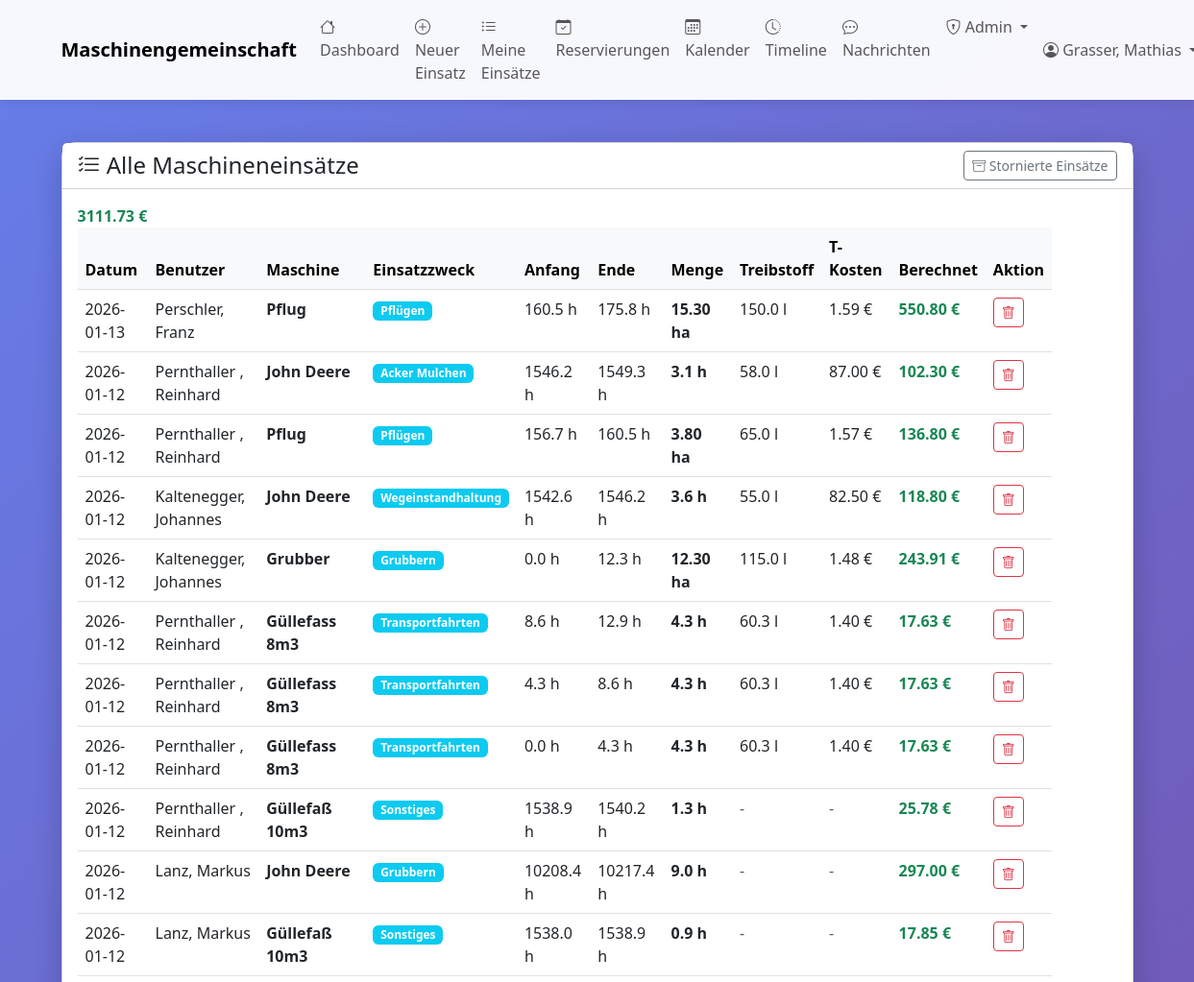
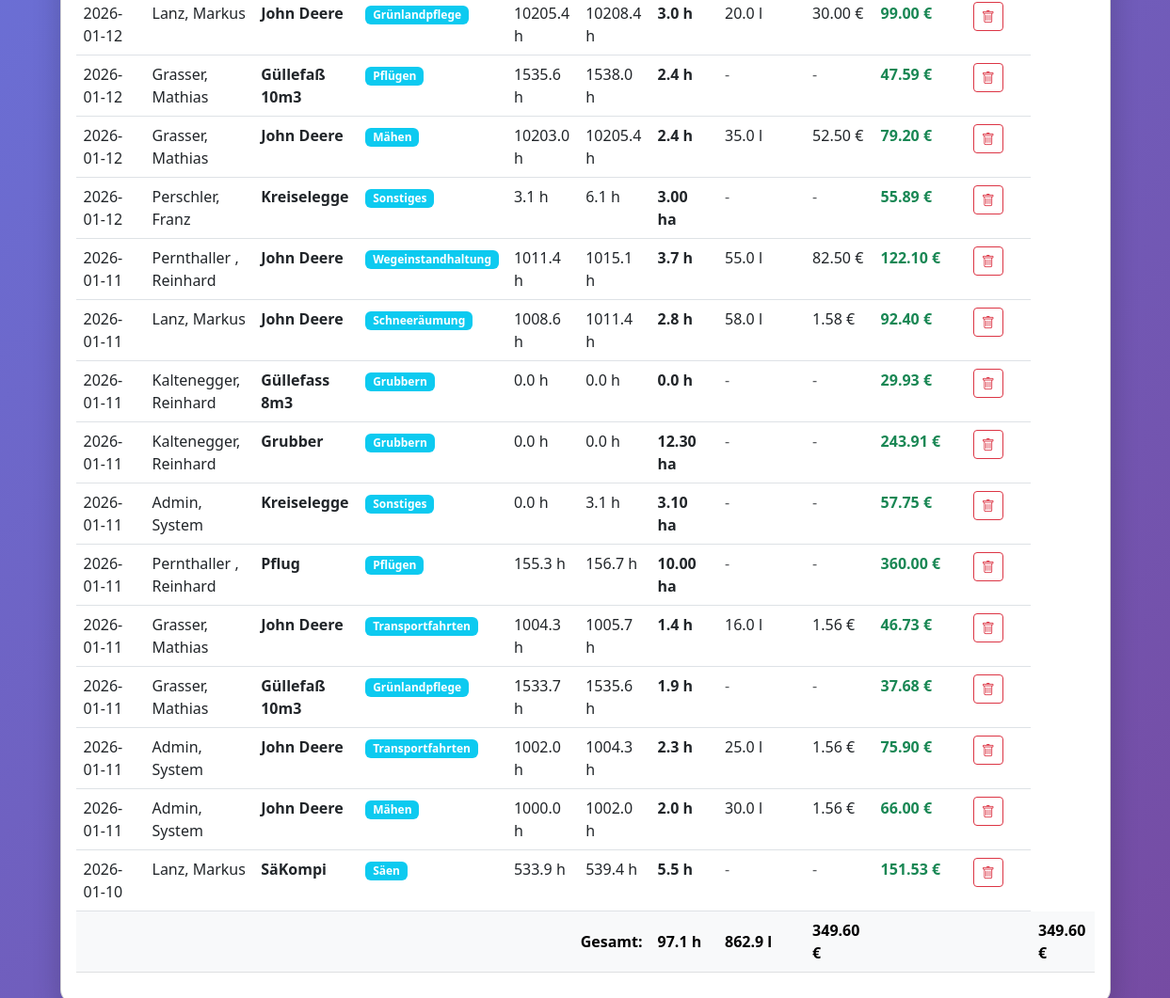
The app's page /admin/alle-einsaetze (signed in) with its own data (2 pictures, top to bottom).
### tables this page shows
CREATE TABLE maschinen (
    id INTEGER PRIMARY KEY AUTOINCREMENT,
    bezeichnung TEXT NOT NULL,
    hersteller TEXT,
    modell TEXT,
    baujahr INTEGER,
    kennzeichen TEXT,
    anschaffungsdatum DATE,
    stundenzaehler_aktuell REAL,
    naechste_wartung_bei REAL,
    aktiv BOOLEAN DEFAULT 1,
    bemerkungen TEXT
, abrechnungsart TEXT DEFAULT 'stunden', preis_pro_einheit REAL DEFAULT 0.0, wartungsintervall INTEGER DEFAULT 50, naechste_wartung REAL, anmerkungen TEXT, erfassungsmodus TEXT DEFAULT 'fortlaufend', gemeinschaft_id INTEGER DEFAULT 1 REFERENCES gemeinschaften(id), anschaffungspreis REAL DEFAULT 0.0, abschreibungsdauer_jahre INTEGER DEFAULT 10);

CREATE TABLE einsatzzwecke (
    id INTEGER PRIMARY KEY AUTOINCREMENT,
    bezeichnung TEXT NOT NULL UNIQUE,
    beschreibung TEXT,
    aktiv BOOLEAN DEFAULT 1
);

### web_app.py (the view)
@app.route('/admin/alle-einsaetze')
@admin_required
def admin_alle_einsaetze():
    with MaschinenDBContext(DB_PATH) as db:
        einsaetze = db.get_all_einsaetze()
    return render_template('admin_alle_einsaetze.html', einsaetze=einsaetze)

### database.py (called while the page is built)
    def connect(self):
        self.connection = sqlite3.connect(self.db_path)
        self.connection.row_factory = sqlite3.Row
        self.cursor = self.connection.cursor()

    def close(self):
        if self.connection:
            self.connection.close()

    def get_all_einsaetze(self, limit: int = None) -> List[Dict]:
        sql = "SELECT * FROM einsaetze_uebersicht"
        if limit:
            sql += f" LIMIT {limit}"
        self.cursor.execute(sql)
        return [dict(row) for row in self.cursor.fetchall()]

    def __enter__(self):
        self.connect()
        return self

    def __exit__(self, exc_type, exc_val, exc_tb):
        if exc_type is None:
            self.connection.commit()
        else:
            self.connection.rollback()
        self.close()
        return False

### web_app.py (called while the page is built)
def admin_required(f):
    @wraps(f)
    def decorated_function(*args, **kwargs):
        if 'benutzer_id' not in session:
            flash('Bitte melden Sie sich an.', 'warning')
            return redirect(url_for('login'))
        if not session.get('is_admin'):
            flash('Zugriff verweigert. Administrator-Rechte erforderlich.', 'danger')
            return redirect(url_for('dashboard'))
        return f(*args, **kwargs)
    return decorated_function

### templates/admin_alle_einsaetze.html (shortened to what this page needs)
{% extends "base.html" %}
{% block content %}
<div class="row mt-4">
    <div class="col-12">
        <div class="card">
            <div class="card-header bg-white d-flex justify-content-between align-items-center">
                <h4 class="mb-0">
                    <i class="bi bi-list-check"></i> Alle Maschineneinsätze
                </h4>
                <a href="{{ url_for('admin_stornierte_einsaetze') }}" class="btn btn-outline-secondary btn-sm">
                    <i class="bi bi-archive"></i> Stornierte Einsätze
                </a>
            </div>
            <div class="card-body">
                {% if einsaetze %}
                <div class="table-responsive">
                    <table class="table table-hover">
                        <thead class="table-light">
                            <tr>
                                <th>Datum</th>
                                <th>Benutzer</th>
                                <th>Maschine</th>
                                <th>Einsatzzweck</th>
                                <th>Anfang</th>
                                <th>Ende</th>
                                <th>Menge</th>
                                <th>Treibstoff</th>
                                <th>T-Kosten</th>
                                <th>Berechnet</th>
                                <th>Aktion</th>
                            </tr>
                        </thead>
                        <tbody>
                            {% for einsatz in einsaetze %}
                            <tr>
                                <td>{{ einsatz.datum }}</td>
                                <td>{{ einsatz.benutzer }}</td>
                                <td><strong>{{ einsatz.maschine }}</strong></td>
                                <td><span class="badge bg-info">{{ einsatz.einsatzzweck }}</span></td>
                                <td>{{ "%.1f"|format(einsatz.anfangstand) }} h</td>
                                <td>{{ "%.1f"|format(einsatz.endstand) }} h</td>
                                <td>
                                    {% if einsatz.abrechnungsart == 'hektar' and einsatz.flaeche_menge %}
                                        <strong>{{ "%.2f"|format(einsatz.flaeche_menge) }} ha</strong>
                                    {% elif einsatz.abrechnungsart == 'kilometer' and einsatz.flaeche_menge %}
                                        <strong>{{ "%.2f"|format(einsatz.flaeche_menge) }} km</strong>
                                    {% elif einsatz.abrechnungsart == 'stueck' and einsatz.flaeche_menge %}
                                        <strong>{{ "%.0f"|format(einsatz.flaeche_menge) }} St</strong>
                                    {% else %}
                                        <strong>{{ "%.1f"|format(einsatz.betriebsstunden) }} h</strong>
                                    {% endif %}
                                </td>
                                <td>
                                    {% if einsatz.treibstoffverbrauch %}
                                        {{ "%.1f"|format(einsatz.treibstoffverbrauch) }} l
                                    {% else %}
                                        <span class="text-muted">-</span>
                                    {% endif %}
                                </td>
                                <td>
                                    {% if einsatz.treibstoffkosten %}
                                        {{ "%.2f"|format(einsatz.treibstoffkosten) }} €
                                    {% else %}
                                        <span class="text-muted">-</span>
                                    {% endif %}
                                </td>
                                <td>
                                    {% if einsatz.kosten_berechnet %}
                                        <strong class="text-success">{{ "%.2f"|format(einsatz.kosten_berechnet) }} €</strong>
                                    {% else %}
                                        <span class="text-muted">-</span>
                                    {% endif %}
                                <td>
                                    <a href="{{ url_for('einsatz_stornieren', einsatz_id=einsatz.id) }}"
                                       class="btn btn-sm btn-outline-danger"
                                       onclick="return confirm('Soll dieser Einsatz wirklich storniert werden?')">
                                        <i class="bi bi-trash"></i>
                                    </a>
                                </td>
                                </td>
                            </tr>
                            {% endfor %}
                        </tbody>
                        <tfoot class="table-light">
                            <tr>
                                <td colspan="6" class="text-end"><strong>Gesamt:</strong></td>
                                <td><strong>{{ "%.1f"|format(einsaetze|sum(attribute='betriebsstunden')) }} h</strong></td>
                                <td>
                                    {% set treibstoff_gesamt = einsaetze|selectattr('treibstoffverbrauch')|sum(attribute='treibstoffverbrauch') %}
                                    {% if treibstoff_gesamt > 0 %}
                                        <strong>{{ "%.1f"|format(treibstoff_gesamt) }} l</strong>
                                    {% else %}
                                        -
                                    {% endif %}
                                </td>
                                <td>
                                    {% set kosten_gesamt = einsaetze|selectattr('treibstoffkosten')|sum(attribute='treibstoffkosten') %}
                                    {% if kosten_gesamt > 0 %}
                                        <strong>{{ "%.2f"|format(kosten_gesamt) }} €</strong>
                                    {% else %}
                                        -
                                    {% endif %}
                                </td>
                                <td>                                <td></td>                                    {% set berechnet_gesamt = einsaetze|selectattr('kosten_berechnet')|sum(attribute='kosten_berechnet') %}
                                    {% if berechnet_gesamt > 0 %}
                                        <strong class="text-success">{{ "%.2f"|format(berechnet_gesamt) }} €</strong>
                                    {% else %}
                                        -
                                    {% endif %}
                                </td>
                                <td>
                                    {% set kosten_gesamt = einsaetze|selectattr('treibstoffkosten')|sum(attribute='treibstoffkosten') %}
                                    {% if kosten_gesamt > 0 %}
                                        <strong>{{ "%.2f"|format(kosten_gesamt) }} €</strong>
                                    {% else %}
                                        -
                                    {% endif %}
                                </td>
                            </tr>
                        </tfoot>
                    </table>
                </div>
                {% else %}
                <div class="text-center py-5">
                    <i class="bi bi-inbox" style="font-size: 4rem; color: #ccc;"></i>
                    <p class="text-muted mt-3">Noch keine Einsätze vorhanden</p>
                </div>
                {% endif %}
            </div>
        </div>
    </div>
</div>
{% endblock %}

### templates/base.html (style rules this page uses)
body { min-height: 100vh; background: linear-gradient(135deg, #667eea 0%, #764ba2 100%); }
.card { border-radius: 15px; box-shadow: 0 10px 30px rgba(0,0,0,0.2); }

### records on screen
maschinen: datum "2026-01-13", benutzer "Perschler, Franz", maschine "Pflug", einsatzzweck "Pflügen", anfangstand "160.5", endstand "175.8", flaeche_menge "15.30", treibstoffverbrauch "150.0", treibstoffkosten "1.59", kosten_berechnet "550.80", datum "2026-01-12", benutzer "Pernthaller , Reinhard", anfangstand "156.7", endstand "160.5", flaeche_menge "3.80", treibstoffverbrauch "65.0", treibstoffkosten "1.57", kosten_berechnet "136.80", datum "2026-01-11", anfangstand "155.3", endstand "156.7", flaeche_menge "10.00", kosten_berechnet "360.00"
maschinen: datum "2026-01-12", benutzer "Pernthaller , Reinhard", maschine "John Deere", einsatzzweck "Acker Mulchen", anfangstand "1546.2", endstand "1549.3", betriebsstunden "3.1", treibstoffverbrauch "58.0", treibstoffkosten "87.00", kosten_berechnet "102.30", benutzer "Kaltenegger, Johannes", einsatzzweck "Wegeinstandhaltung", anfangstand "1542.6", endstand "1546.2", betriebsstunden "3.6", treibstoffverbrauch "55.0", treibstoffkosten "82.50", kosten_berechnet "118.80", benutzer "Lanz, Markus", einsatzzweck "Grubbern", anfangstand "10208.4", endstand "10217.4", betriebsstunden "9.0", kosten_berechnet "297.00", einsatzzweck "Grünlandpflege", anfangstand "10205.4", endstand "10208.4", betriebsstunden "3.0", treibstoffverbrauch "20.0", treibstoffkosten "30.00", kosten_berechnet "99.00", benutzer "Grasser, Mathias", einsatzzweck "Mähen", anfangstand "10203.0", endstand "10205.4", betriebsstunden "2.4", treibstoffverbrauch "35.0", treibstoffkosten "52.50", kosten_berechnet "79.20", datum "2026-01-11", anfangstand "1011.4", endstand "1015.1", betriebsstunden "3.7", kosten_berechnet "122.10", einsatzzweck "Schneeräumung", anfangstand "1008.6", endstand "1011.4", betriebsstunden "2.8", treibstoffkosten "1.58", kosten_berechnet "92.40", einsatzzweck "Transportfahrten", anfangstand "1004.3", endstand "1005.7", betriebsstunden "1.4", treibstoffverbrauch "16.0", treibstoffkosten "1.56", kosten_berechnet "46.73", benutzer "Admin, System", anfangstand "1002.0", endstand "1004.3", betriebsstunden "2.3", treibstoffverbrauch "25.0", kosten_berechnet "75.90", anfangstand "1000.0", endstand "1002.0", betriebsstunden "2.0", treibstoffverbrauch "30.0", kosten_berechnet "66.00"
maschinen: datum "2026-01-12", benutzer "Kaltenegger, Johannes", maschine "Grubber", einsatzzweck "Grubbern", anfangstand "0.0", endstand "12.3", flaeche_menge "12.30", treibstoffverbrauch "115.0", treibstoffkosten "1.48", kosten_berechnet "243.91", datum "2026-01-11", benutzer "Kaltenegger, Reinhard", endstand "0.0"
maschinen: datum "2026-01-12", benutzer "Pernthaller , Reinhard", maschine "Güllefass 8m3", einsatzzweck "Transportfahrten", anfangstand "8.6", endstand "12.9", betriebsstunden "4.3", treibstoffverbrauch "60.3", treibstoffkosten "1.40", kosten_berechnet "17.63", anfangstand "4.3", endstand "8.6", anfangstand "0.0", endstand "4.3", datum "2026-01-11", benutzer "Kaltenegger, Reinhard", einsatzzweck "Grubbern", endstand "0.0", betriebsstunden "0.0", kosten_berechnet "29.93"
maschinen: datum "2026-01-12", benutzer "Pernthaller , Reinhard", maschine "Güllefaß 10m3", einsatzzweck "Sonstiges", anfangstand "1538.9", endstand "1540.2", betriebsstunden "1.3", kosten_berechnet "25.78", benutzer "Lanz, Markus", anfangstand "1538.0", endstand "1538.9", betriebsstunden "0.9", kosten_berechnet "17.85", benutzer "Grasser, Mathias", einsatzzweck "Pflügen", anfangstand "1535.6", endstand "1538.0", betriebsstunden "2.4", kosten_berechnet "47.59", datum "2026-01-11", einsatzzweck "Grünlandpflege", anfangstand "1533.7", endstand "1535.6", betriebsstunden "1.9", kosten_berechnet "37.68"
maschinen: datum "2026-01-12", benutzer "Perschler, Franz", maschine "Kreiselegge", einsatzzweck "Sonstiges", anfangstand "3.1", endstand "6.1", flaeche_menge "3.00", kosten_berechnet "55.89", datum "2026-01-11", benutzer "Admin, System", anfangstand "0.0", endstand "3.1", flaeche_menge "3.10", kosten_berechnet "57.75"
maschinen: datum "2026-01-10", benutzer "Lanz, Markus", maschine "SäKompi", einsatzzweck "Säen", anfangstand "533.9", endstand "539.4", betriebsstunden "5.5", kosten_berechnet "151.53"

### other values on screen
{{ session.get('benutzer_name') }} "Grasser, Mathias"
{{ "%.1f"|format(einsaetze|sum(attribute='betriebsstunden')) }} "97.1"
{{ "%.1f"|format(treibstoff_gesamt) }} "862.9"
{{ "%.2f"|format(kosten_gesamt) }} "349.60"
{{ "%.2f"|format(berechnet_gesamt) }} "3111.73"
